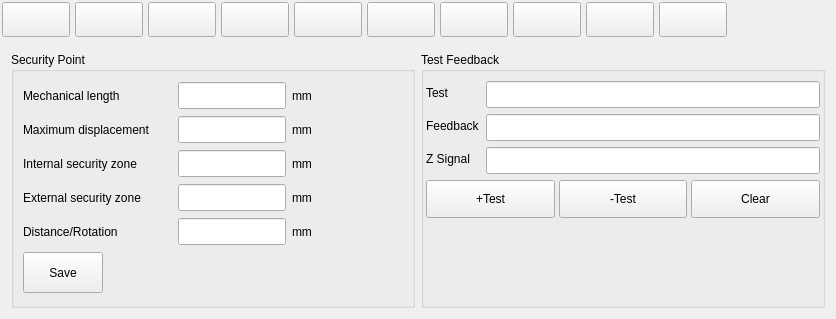
<?xml version="1.0" encoding="UTF-8"?>
<ui version="4.0">
 <class>ICMachineStructPage</class>
 <widget class="QWidget" name="ICMachineStructPage">
  <property name="geometry">
   <rect>
    <x>0</x>
    <y>0</y>
    <width>836</width>
    <height>319</height>
   </rect>
  </property>
  <property name="windowTitle">
   <string>Form</string>
  </property>
  <property name="styleSheet">
   <string notr="true">QMessageBox QAbstractButton
{
    min-width: 90px;
	min-height:30px;
}
</string>
  </property>
  <layout class="QVBoxLayout" name="verticalLayout">
   <property name="leftMargin">
    <number>2</number>
   </property>
   <property name="topMargin">
    <number>2</number>
   </property>
   <property name="rightMargin">
    <number>2</number>
   </property>
   <property name="bottomMargin">
    <number>2</number>
   </property>
   <item>
    <layout class="QHBoxLayout" name="horizontalLayout">
     <property name="spacing">
      <number>5</number>
     </property>
     <item>
      <widget class="QPushButton" name="axisXToolButton">
       <property name="minimumSize">
        <size>
         <width>0</width>
         <height>35</height>
        </size>
       </property>
       <property name="maximumSize">
        <size>
         <width>16777215</width>
         <height>35</height>
        </size>
       </property>
       <property name="styleSheet">
        <string notr="true">width:60px ;
height:30px;</string>
       </property>
       <property name="text">
        <string/>
       </property>
       <property name="checkable">
        <bool>true</bool>
       </property>
       <attribute name="buttonGroup">
        <string notr="true">buttonGroup</string>
       </attribute>
      </widget>
     </item>
     <item>
      <widget class="QPushButton" name="axisYToolButton">
       <property name="minimumSize">
        <size>
         <width>0</width>
         <height>35</height>
        </size>
       </property>
       <property name="maximumSize">
        <size>
         <width>16777215</width>
         <height>35</height>
        </size>
       </property>
       <property name="styleSheet">
        <string notr="true">width:60px ;
height:30px;</string>
       </property>
       <property name="text">
        <string/>
       </property>
       <property name="checkable">
        <bool>true</bool>
       </property>
       <attribute name="buttonGroup">
        <string notr="true">buttonGroup</string>
       </attribute>
      </widget>
     </item>
     <item>
      <widget class="QPushButton" name="axisZToolButton">
       <property name="minimumSize">
        <size>
         <width>0</width>
         <height>35</height>
        </size>
       </property>
       <property name="maximumSize">
        <size>
         <width>16777215</width>
         <height>35</height>
        </size>
       </property>
       <property name="styleSheet">
        <string notr="true">width:60px ;
height:30px;</string>
       </property>
       <property name="text">
        <string/>
       </property>
       <property name="checkable">
        <bool>true</bool>
       </property>
       <attribute name="buttonGroup">
        <string notr="true">buttonGroup</string>
       </attribute>
      </widget>
     </item>
     <item>
      <widget class="QPushButton" name="axisPToolButton">
       <property name="minimumSize">
        <size>
         <width>0</width>
         <height>35</height>
        </size>
       </property>
       <property name="maximumSize">
        <size>
         <width>16777215</width>
         <height>35</height>
        </size>
       </property>
       <property name="styleSheet">
        <string notr="true">width:60px ;
height:30px;</string>
       </property>
       <property name="text">
        <string/>
       </property>
       <property name="checkable">
        <bool>true</bool>
       </property>
       <attribute name="buttonGroup">
        <string notr="true">buttonGroup</string>
       </attribute>
      </widget>
     </item>
     <item>
      <widget class="QPushButton" name="axisQToolButton">
       <property name="minimumSize">
        <size>
         <width>0</width>
         <height>35</height>
        </size>
       </property>
       <property name="maximumSize">
        <size>
         <width>16777215</width>
         <height>35</height>
        </size>
       </property>
       <property name="styleSheet">
        <string notr="true">width:60px ;
height:30px;</string>
       </property>
       <property name="text">
        <string/>
       </property>
       <property name="checkable">
        <bool>true</bool>
       </property>
       <attribute name="buttonGroup">
        <string notr="true">buttonGroup</string>
       </attribute>
      </widget>
     </item>
     <item>
      <widget class="QPushButton" name="axisAToolButton">
       <property name="minimumSize">
        <size>
         <width>0</width>
         <height>35</height>
        </size>
       </property>
       <property name="maximumSize">
        <size>
         <width>16777215</width>
         <height>35</height>
        </size>
       </property>
       <property name="styleSheet">
        <string notr="true">width:60px ;
height:30px;</string>
       </property>
       <property name="text">
        <string/>
       </property>
       <property name="checkable">
        <bool>true</bool>
       </property>
       <attribute name="buttonGroup">
        <string notr="true">buttonGroup</string>
       </attribute>
      </widget>
     </item>
     <item>
      <widget class="QPushButton" name="axisBToolButton">
       <property name="minimumSize">
        <size>
         <width>0</width>
         <height>35</height>
        </size>
       </property>
       <property name="maximumSize">
        <size>
         <width>16777215</width>
         <height>35</height>
        </size>
       </property>
       <property name="styleSheet">
        <string notr="true">width:60px ;
height:30px;</string>
       </property>
       <property name="text">
        <string/>
       </property>
       <property name="checkable">
        <bool>true</bool>
       </property>
       <attribute name="buttonGroup">
        <string notr="true">buttonGroup</string>
       </attribute>
      </widget>
     </item>
     <item>
      <widget class="QPushButton" name="axisCToolButton">
       <property name="minimumSize">
        <size>
         <width>0</width>
         <height>35</height>
        </size>
       </property>
       <property name="maximumSize">
        <size>
         <width>16777215</width>
         <height>35</height>
        </size>
       </property>
       <property name="styleSheet">
        <string notr="true">width:60px ;
height:30px;</string>
       </property>
       <property name="text">
        <string/>
       </property>
       <property name="checkable">
        <bool>true</bool>
       </property>
       <attribute name="buttonGroup">
        <string notr="true">buttonGroup</string>
       </attribute>
      </widget>
     </item>
     <item>
      <widget class="QPushButton" name="structDefButton">
       <property name="minimumSize">
        <size>
         <width>0</width>
         <height>35</height>
        </size>
       </property>
       <property name="maximumSize">
        <size>
         <width>16777215</width>
         <height>35</height>
        </size>
       </property>
       <property name="styleSheet">
        <string notr="true">width:60px ;
height:30px;</string>
       </property>
       <property name="text">
        <string/>
       </property>
       <property name="checkable">
        <bool>true</bool>
       </property>
       <attribute name="buttonGroup">
        <string notr="true">buttonGroup</string>
       </attribute>
      </widget>
     </item>
     <item>
      <widget class="QPushButton" name="timeLimitButton">
       <property name="minimumSize">
        <size>
         <width>0</width>
         <height>35</height>
        </size>
       </property>
       <property name="maximumSize">
        <size>
         <width>16777215</width>
         <height>35</height>
        </size>
       </property>
       <property name="styleSheet">
        <string notr="true">width:60px ;
height:30px;</string>
       </property>
       <property name="text">
        <string/>
       </property>
       <property name="checkable">
        <bool>true</bool>
       </property>
       <attribute name="buttonGroup">
        <string notr="true">buttonGroup</string>
       </attribute>
      </widget>
     </item>
     <item>
      <spacer name="horizontalSpacer">
       <property name="orientation">
        <enum>Qt::Horizontal</enum>
       </property>
       <property name="sizeHint" stdset="0">
        <size>
         <width>476</width>
         <height>20</height>
        </size>
       </property>
      </spacer>
     </item>
    </layout>
   </item>
   <item>
    <widget class="QStackedWidget" name="content">
     <property name="currentIndex">
      <number>0</number>
     </property>
     <widget class="QWidget" name="securityPage">
      <layout class="QHBoxLayout" name="horizontalLayout_3">
       <item>
        <widget class="QGroupBox" name="securityPointGroupBox">
         <property name="enabled">
          <bool>true</bool>
         </property>
         <property name="title">
          <string>Security Point</string>
         </property>
         <layout class="QGridLayout" name="gridLayout">
          <item row="0" column="3">
           <spacer name="horizontalSpacer_2">
            <property name="orientation">
             <enum>Qt::Horizontal</enum>
            </property>
            <property name="sizeHint" stdset="0">
             <size>
              <width>40</width>
              <height>20</height>
             </size>
            </property>
           </spacer>
          </item>
          <item row="0" column="0">
           <widget class="QLabel" name="label">
            <property name="sizePolicy">
             <sizepolicy hsizetype="Fixed" vsizetype="Preferred">
              <horstretch>0</horstretch>
              <verstretch>0</verstretch>
             </sizepolicy>
            </property>
            <property name="minimumSize">
             <size>
              <width>149</width>
              <height>0</height>
             </size>
            </property>
            <property name="text">
             <string>Mechanical length</string>
            </property>
           </widget>
          </item>
          <item row="0" column="1">
           <widget class="ICLineEditWithVirtualNumericKeypad" name="mechanicalLengthLineEdit">
            <property name="minimumSize">
             <size>
              <width>0</width>
              <height>27</height>
             </size>
            </property>
           </widget>
          </item>
          <item row="0" column="2">
           <widget class="QLabel" name="label_3">
            <property name="sizePolicy">
             <sizepolicy hsizetype="Fixed" vsizetype="Preferred">
              <horstretch>0</horstretch>
              <verstretch>0</verstretch>
             </sizepolicy>
            </property>
            <property name="minimumSize">
             <size>
              <width>26</width>
              <height>0</height>
             </size>
            </property>
            <property name="text">
             <string>mm</string>
            </property>
           </widget>
          </item>
          <item row="1" column="0">
           <widget class="QLabel" name="label_2">
            <property name="sizePolicy">
             <sizepolicy hsizetype="Fixed" vsizetype="Preferred">
              <horstretch>0</horstretch>
              <verstretch>0</verstretch>
             </sizepolicy>
            </property>
            <property name="minimumSize">
             <size>
              <width>149</width>
              <height>0</height>
             </size>
            </property>
            <property name="text">
             <string>Maximum displacement</string>
            </property>
           </widget>
          </item>
          <item row="1" column="1">
           <widget class="ICLineEditWithVirtualNumericKeypad" name="maximumDisplacementLineEdit">
            <property name="minimumSize">
             <size>
              <width>0</width>
              <height>27</height>
             </size>
            </property>
           </widget>
          </item>
          <item row="1" column="2">
           <widget class="QLabel" name="label_4">
            <property name="sizePolicy">
             <sizepolicy hsizetype="Fixed" vsizetype="Preferred">
              <horstretch>0</horstretch>
              <verstretch>0</verstretch>
             </sizepolicy>
            </property>
            <property name="minimumSize">
             <size>
              <width>26</width>
              <height>0</height>
             </size>
            </property>
            <property name="text">
             <string>mm</string>
            </property>
           </widget>
          </item>
          <item row="2" column="0">
           <widget class="QLabel" name="minLabel">
            <property name="sizePolicy">
             <sizepolicy hsizetype="Fixed" vsizetype="Preferred">
              <horstretch>0</horstretch>
              <verstretch>0</verstretch>
             </sizepolicy>
            </property>
            <property name="minimumSize">
             <size>
              <width>149</width>
              <height>0</height>
             </size>
            </property>
            <property name="text">
             <string>Internal security zone</string>
            </property>
           </widget>
          </item>
          <item row="2" column="1">
           <widget class="ICLineEditWithVirtualNumericKeypad" name="internalSecurityZoneLineEdit">
            <property name="minimumSize">
             <size>
              <width>0</width>
              <height>27</height>
             </size>
            </property>
           </widget>
          </item>
          <item row="2" column="2">
           <widget class="QLabel" name="minUnitLabel">
            <property name="sizePolicy">
             <sizepolicy hsizetype="Fixed" vsizetype="Preferred">
              <horstretch>0</horstretch>
              <verstretch>0</verstretch>
             </sizepolicy>
            </property>
            <property name="minimumSize">
             <size>
              <width>26</width>
              <height>0</height>
             </size>
            </property>
            <property name="text">
             <string>mm</string>
            </property>
           </widget>
          </item>
          <item row="3" column="0">
           <widget class="QLabel" name="maxLabel">
            <property name="sizePolicy">
             <sizepolicy hsizetype="Fixed" vsizetype="Preferred">
              <horstretch>0</horstretch>
              <verstretch>0</verstretch>
             </sizepolicy>
            </property>
            <property name="minimumSize">
             <size>
              <width>149</width>
              <height>0</height>
             </size>
            </property>
            <property name="text">
             <string>External security zone</string>
            </property>
           </widget>
          </item>
          <item row="3" column="1">
           <widget class="ICLineEditWithVirtualNumericKeypad" name="externalSecurityZoneLineEdit">
            <property name="minimumSize">
             <size>
              <width>0</width>
              <height>27</height>
             </size>
            </property>
           </widget>
          </item>
          <item row="3" column="2">
           <widget class="QLabel" name="maxUnitLabel">
            <property name="sizePolicy">
             <sizepolicy hsizetype="Fixed" vsizetype="Preferred">
              <horstretch>0</horstretch>
              <verstretch>0</verstretch>
             </sizepolicy>
            </property>
            <property name="minimumSize">
             <size>
              <width>26</width>
              <height>0</height>
             </size>
            </property>
            <property name="text">
             <string>mm</string>
            </property>
           </widget>
          </item>
          <item row="4" column="0">
           <widget class="QLabel" name="label_8">
            <property name="sizePolicy">
             <sizepolicy hsizetype="Fixed" vsizetype="Preferred">
              <horstretch>0</horstretch>
              <verstretch>0</verstretch>
             </sizepolicy>
            </property>
            <property name="minimumSize">
             <size>
              <width>149</width>
              <height>0</height>
             </size>
            </property>
            <property name="text">
             <string>Distance/Rotation</string>
            </property>
           </widget>
          </item>
          <item row="4" column="1">
           <widget class="ICLineEditWithVirtualNumericKeypad" name="distanceRotationEdit">
            <property name="minimumSize">
             <size>
              <width>0</width>
              <height>27</height>
             </size>
            </property>
           </widget>
          </item>
          <item row="4" column="2">
           <widget class="QLabel" name="label_11">
            <property name="sizePolicy">
             <sizepolicy hsizetype="Fixed" vsizetype="Preferred">
              <horstretch>0</horstretch>
              <verstretch>0</verstretch>
             </sizepolicy>
            </property>
            <property name="minimumSize">
             <size>
              <width>26</width>
              <height>0</height>
             </size>
            </property>
            <property name="text">
             <string>mm</string>
            </property>
           </widget>
          </item>
          <item row="5" column="0">
           <widget class="QPushButton" name="saveToolButton">
            <property name="sizePolicy">
             <sizepolicy hsizetype="Fixed" vsizetype="Fixed">
              <horstretch>0</horstretch>
              <verstretch>0</verstretch>
             </sizepolicy>
            </property>
            <property name="minimumSize">
             <size>
              <width>80</width>
              <height>41</height>
             </size>
            </property>
            <property name="maximumSize">
             <size>
              <width>80</width>
              <height>41</height>
             </size>
            </property>
            <property name="text">
             <string>Save</string>
            </property>
           </widget>
          </item>
         </layout>
        </widget>
       </item>
       <item>
        <widget class="QGroupBox" name="testGroupBox">
         <property name="title">
          <string>Test Feedback</string>
         </property>
         <layout class="QFormLayout" name="formLayout_2">
          <property name="fieldGrowthPolicy">
           <enum>QFormLayout::AllNonFixedFieldsGrow</enum>
          </property>
          <property name="leftMargin">
           <number>2</number>
          </property>
          <property name="rightMargin">
           <number>2</number>
          </property>
          <property name="bottomMargin">
           <number>0</number>
          </property>
          <item row="1" column="0">
           <widget class="QLabel" name="label_5">
            <property name="text">
             <string>Test</string>
            </property>
           </widget>
          </item>
          <item row="1" column="1">
           <widget class="QLineEdit" name="testLineEdit">
            <property name="minimumSize">
             <size>
              <width>0</width>
              <height>27</height>
             </size>
            </property>
            <property name="maximumSize">
             <size>
              <width>16777215</width>
              <height>27</height>
             </size>
            </property>
           </widget>
          </item>
          <item row="2" column="0">
           <widget class="QLabel" name="label_6">
            <property name="text">
             <string>Feedback</string>
            </property>
           </widget>
          </item>
          <item row="2" column="1">
           <widget class="QLineEdit" name="feedbackEdit">
            <property name="minimumSize">
             <size>
              <width>0</width>
              <height>27</height>
             </size>
            </property>
            <property name="maximumSize">
             <size>
              <width>16777215</width>
              <height>27</height>
             </size>
            </property>
           </widget>
          </item>
          <item row="3" column="0">
           <widget class="QLabel" name="label_7">
            <property name="text">
             <string>Z Signal</string>
            </property>
           </widget>
          </item>
          <item row="3" column="1">
           <widget class="QLineEdit" name="zSignalEdit">
            <property name="minimumSize">
             <size>
              <width>0</width>
              <height>27</height>
             </size>
            </property>
            <property name="maximumSize">
             <size>
              <width>16777215</width>
              <height>27</height>
             </size>
            </property>
           </widget>
          </item>
          <item row="4" column="0" colspan="2">
           <layout class="QHBoxLayout" name="horizontalLayout_2">
            <property name="spacing">
             <number>4</number>
            </property>
            <item>
             <widget class="QPushButton" name="testPushButton">
              <property name="sizePolicy">
               <sizepolicy hsizetype="Preferred" vsizetype="Preferred">
                <horstretch>0</horstretch>
                <verstretch>0</verstretch>
               </sizepolicy>
              </property>
              <property name="minimumSize">
               <size>
                <width>80</width>
                <height>38</height>
               </size>
              </property>
              <property name="text">
               <string>+Test</string>
              </property>
             </widget>
            </item>
            <item>
             <widget class="QPushButton" name="revTestPushButton">
              <property name="sizePolicy">
               <sizepolicy hsizetype="Preferred" vsizetype="Preferred">
                <horstretch>0</horstretch>
                <verstretch>0</verstretch>
               </sizepolicy>
              </property>
              <property name="minimumSize">
               <size>
                <width>80</width>
                <height>38</height>
               </size>
              </property>
              <property name="text">
               <string>-Test</string>
              </property>
             </widget>
            </item>
            <item>
             <widget class="QPushButton" name="pushButton">
              <property name="sizePolicy">
               <sizepolicy hsizetype="Preferred" vsizetype="Preferred">
                <horstretch>0</horstretch>
                <verstretch>0</verstretch>
               </sizepolicy>
              </property>
              <property name="minimumSize">
               <size>
                <width>80</width>
                <height>38</height>
               </size>
              </property>
              <property name="text">
               <string>Clear</string>
              </property>
             </widget>
            </item>
           </layout>
          </item>
         </layout>
        </widget>
       </item>
      </layout>
     </widget>
    </widget>
   </item>
  </layout>
 </widget>
 <customwidgets>
  <customwidget>
   <class>ICLineEditWithVirtualNumericKeypad</class>
   <extends>QLineEdit</extends>
   <header>iclineeditwithvirtualnumerickeypad.h</header>
  </customwidget>
 </customwidgets>
 <resources/>
 <connections/>
 <buttongroups>
  <buttongroup name="buttonGroup"/>
 </buttongroups>
</ui>
